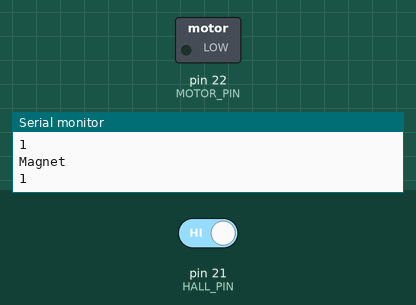
This sketch was run on a simulated Arduino Mega 2560, built with avr-gcc and run on an emulated ATmega2560. Shown: switched loads named in the sketch (green lamp = pin HIGH), the last lines printed to the serial monitor. Inputs (shaded band) come from the test bench; at power-on: pin 21 (HALL_PIN) HIGH.

Above: at 1.2 s.
1.3 s: pin 21 (HALL_PIN) driven LOW
At 2.5 s:
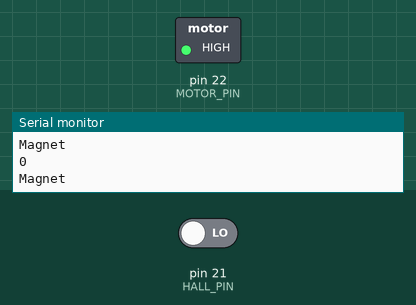
2.8 s: pin 21 (HALL_PIN) driven HIGH
At 3.8 s:
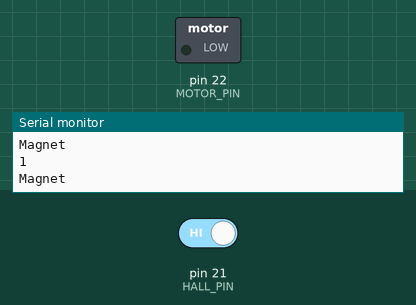
Timing chart, 0 to 5.8 s (numbered marks = the images above; inputs shaded):
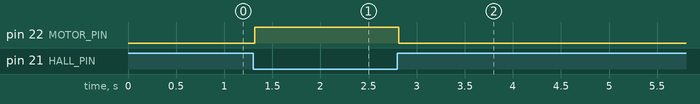

The sketch:

Task2.ino
```cpp
/*BEE,Task 2 : Active the vibrating motor if a magnet is detected */

/*Library*/
#include <Arduino.h>

/*GPIO*/
//Vibrating motor pin
#define MOTOR_PIN 22
//Hall sensor pin
#define HALL_PIN 21

/*Variable*/
//If a magnet is detected; Magnet = 0. Otherwise Magnet = 1
int magnet;

/* ************************************************************************/
/* ***************************** SETUP FUNCTION ***************************/
/* ************************************************************************/
void setup()
{
 //Serial monitor communication
 Serial.begin(9600);
 Serial.println("Bee scenario : Task 2");

 //Define the vibrating motor as a output
 pinMode(MOTOR_PIN, OUTPUT);
 //Turn off the vibrating motor
 digitalWrite(MOTOR_PIN, LOW);

 //Define the hall sensor as a imput
 pinMode(HALL_PIN,INPUT);
}

/* ************************************************************************/
/* ***************************** LOOP FUNCTION ****************************/
/* ************************************************************************/
void loop()
{
    //Read the hall sensor
    magnet = digitalRead( HALL_PIN);
    Serial.println("Magnet");
    Serial.println(magnet);

    //a magnet is detected
    if (magnet == 0)
    {//Turn on the vibrating motor
      digitalWrite(MOTOR_PIN,HIGH);
    }
    //a magnet isn't detected
    else
    { //Turn off the vibrating motor
      digitalWrite(MOTOR_PIN, LOW);
    }
}
```

Measured:
- after the input at 1.3 s, pin 22 (MOTOR_PIN): LOW → HIGH at once
- after the input at 2.8 s, pin 22 (MOTOR_PIN): HIGH → LOW at once
